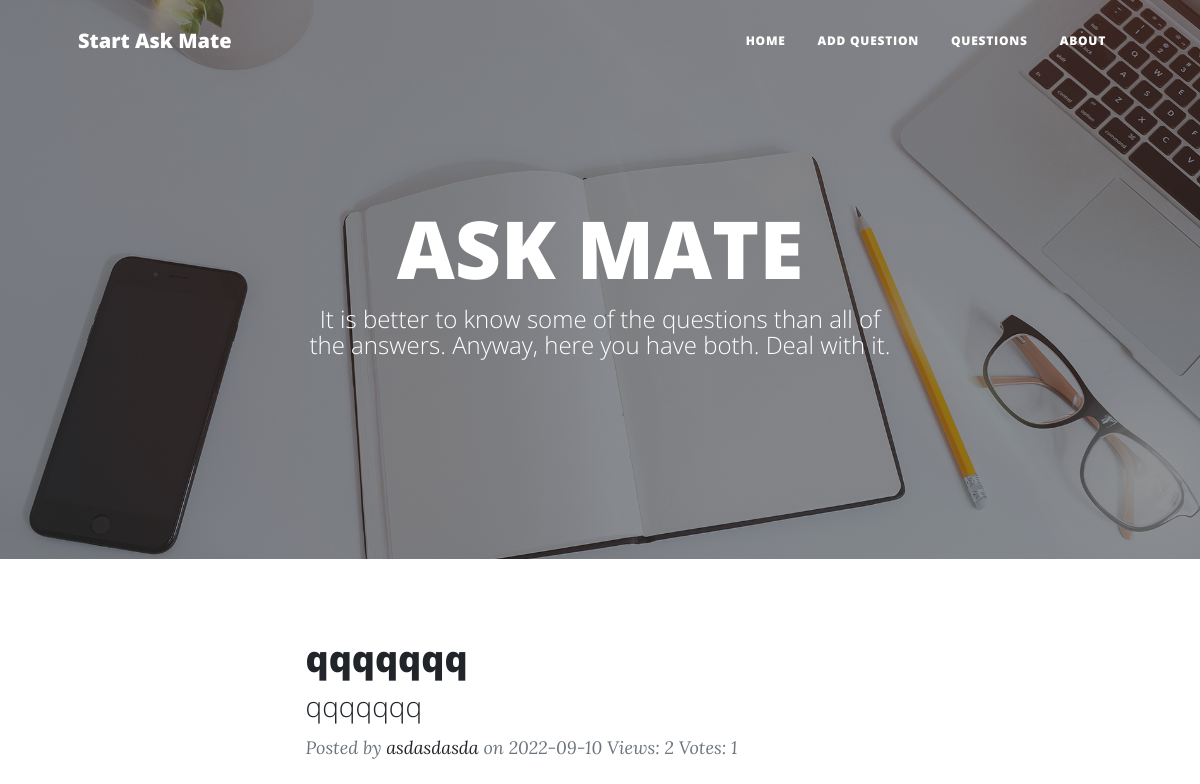
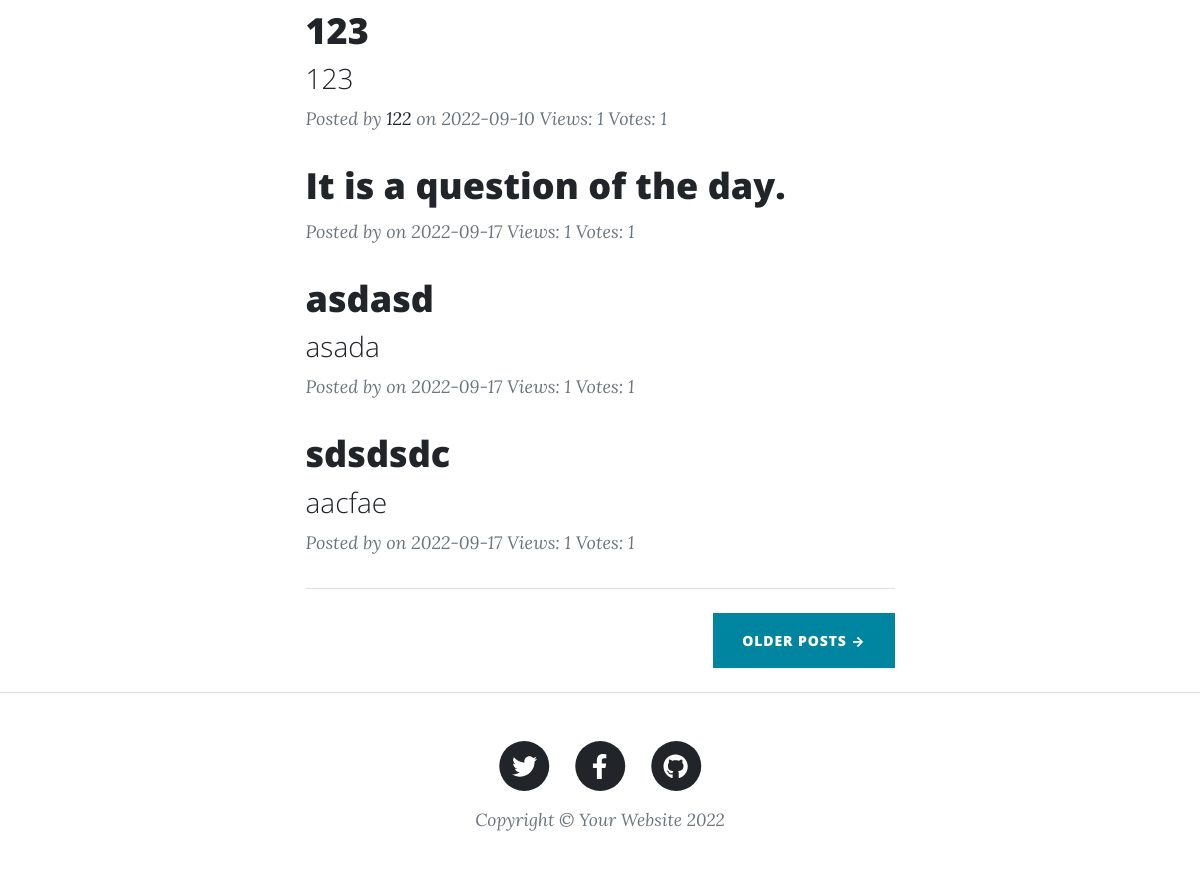
The page /index on the database as committed earlier (2 pictures, top to bottom).
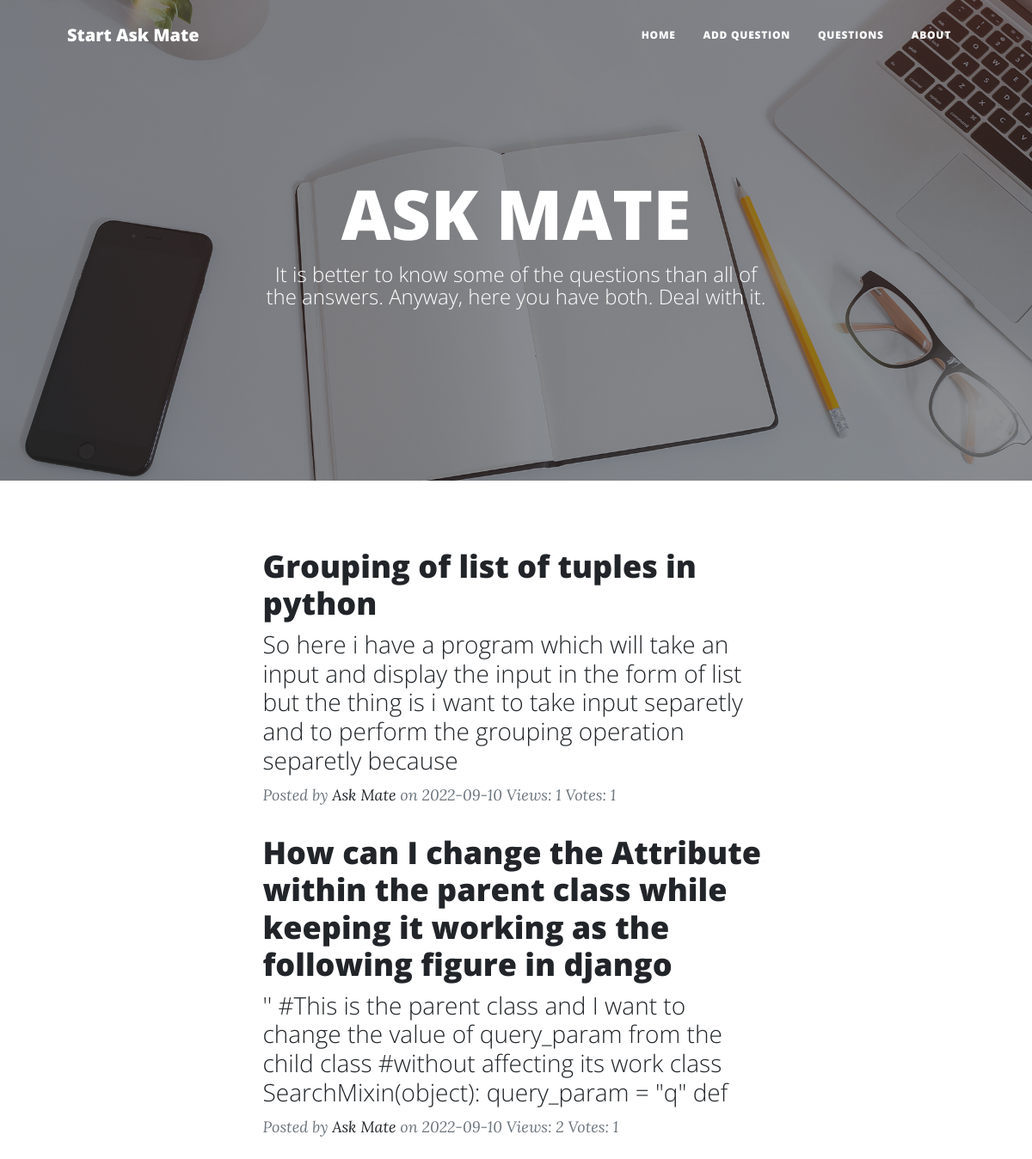
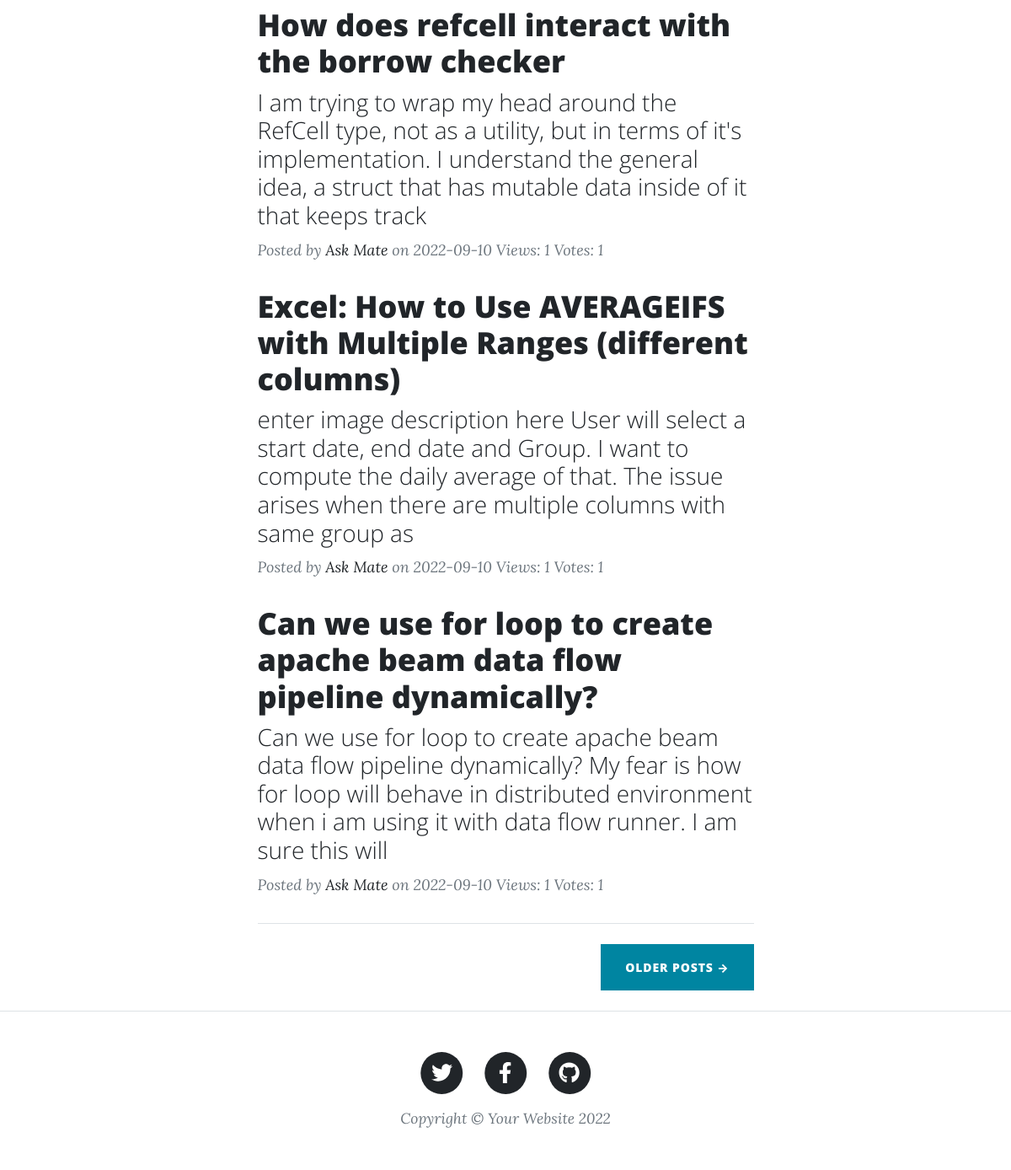
The same page on the database as committed later (2 pictures, top to bottom).
### app.py (models this page shows, shortened)
class Questions(db.Model):
    id = db.Column(db.Integer, primary_key=True)
    title = db.Column(db.String(200), nullable=False)
    content = db.Column(db.String(1000), nullable=False)
    author = db.Column(db.String(200), nullable=False)
    user_id = db.Column(db.Integer)
    date_created = db.Column(db.DateTime, default=datetime.utcnow())
    view_number = db.Column(db.Integer, default=1)
    vote_number = db.Column(db.Integer, default=1)
    image_path = db.Column(db.String(200), nullable=False)

### app.py (the view)
@app.route("/", methods=['POST', 'GET'])
@app.route("/index", methods=['POST', 'GET'])
def index():
    if request.method == 'POST':
        task_title = request.form['title']
        task_content = request.form['content']
        task_author = request.form['author']
        new_task = Questions(content=task_content, title=task_title, author=task_author)
        try:
            db.session.add(new_task)
            db.session.commit()
            return redirect('/')
        except:
            return 'There was an issue adding your task'
    else:
        tasks = Questions.query.order_by(Questions.date_created).all()
        return render_template('index.html', tasks=tasks)

### templates/index.html (shortened to what this page needs)
<!DOCTYPE html>
<html lang="en">
<head>
    <link href="{{ url_for('static', filename='css/styles.css') }}" rel="stylesheet"/>
</head>
<body>
<nav class="navbar navbar-expand-lg navbar-light" id="mainNav">
    <div class="container px-4 px-lg-5">
        <a class="navbar-brand" href="/index">Start Ask Mate</a>
        <div class="collapse navbar-collapse" id="navbarResponsive">
            <ul class="navbar-nav ms-auto py-4 py-lg-0">
                <li class="nav-item"><a class="nav-link px-lg-3 py-3 py-lg-4" href="/index">Home</a></li>
                <li class="nav-item"><a class="nav-link px-lg-3 py-3 py-lg-4" href="/add_question">Add Question</a></li>
                <li class="nav-item"><a class="nav-link px-lg-3 py-3 py-lg-4" href="/questions">Questions</a></li>
                <li class="nav-item"><a class="nav-link px-lg-3 py-3 py-lg-4" href="/about">About</a></li>
            </ul>
        </div>
    </div>
</nav>
<header class="masthead" style="background-image: url('{{ url_for('static', filename='assets/img/home-bg.jpg') }}')">
    <div class="container position-relative px-4 px-lg-5">
        <div class="row gx-4 gx-lg-5 justify-content-center">
            <div class="col-md-10 col-lg-8 col-xl-7">
                <div class="site-heading">
                    <h1>ASK MATE</h1>
                    <span class="subheading">It is better to know some of the questions than all of the answers.
                        Anyway, here you have both. Deal with it.</span>
                </div>
            </div>
        </div>
    </div>
</header>
<div class="container px-4 px-lg-5">
    <div class="row gx-4 gx-lg-5 justify-content-center">
        <div class="col-md-10 col-lg-8 col-xl-7">
            {% for task in tasks %}
            <div class="post-preview">
                <a href="question/{{task.id}}">
                    <h2 class="post-title">{{ task.title }}</h2>
                    <h3 class="post-subtitle">{{ task.content }}</h3>
                </a>
                <p class="post-meta">
                    Posted by
                    <a href="#!">{{task.author}}</a>
                    on {{ task.date_created.date() }}
                    Views: {{ task.view_number }} Votes: {{ task.vote_number }}
                </p>
            </div>
            {% endfor %}
            <hr class="my-4"/>
            <div class="d-flex justify-content-end mb-4"><a class="btn btn-primary text-uppercase" href="#!">Older Posts
                →</a></div>
        </div>
    </div>
</div>
<footer class="border-top">
    <div class="container px-4 px-lg-5">
        <div class="row gx-4 gx-lg-5 justify-content-center">
            <div class="col-md-10 col-lg-8 col-xl-7">
                <ul class="list-inline text-center">
                    <li class="list-inline-item">
                        <a href="#!">
                                    <span class="fa-stack fa-lg">
                                        <i class="fas fa-circle fa-stack-2x"></i>
                                        <i class="fab fa-twitter fa-stack-1x fa-inverse"></i>
                                    </span>
                        </a>
                    </li>
                    <li class="list-inline-item">
                        <a href="#!">
                                    <span class="fa-stack fa-lg">
                                        <i class="fas fa-circle fa-stack-2x"></i>
                                        <i class="fab fa-facebook-f fa-stack-1x fa-inverse"></i>
                                    </span>
                        </a>
                    </li>
                    <li class="list-inline-item">
                        <a href="#!">
                                    <span class="fa-stack fa-lg">
                                        <i class="fas fa-circle fa-stack-2x"></i>
                                        <i class="fab fa-github fa-stack-1x fa-inverse"></i>
                                    </span>
                        </a>
                    </li>
                </ul>
                <div class="small text-center text-muted fst-italic">Copyright &copy; Your Website 2022</div>
            </div>
        </div>
    </div>
</footer>
</body>
</html>

Rows that differ between the two databases and show on the page:
removed Questions: title "qqqqqqq", content "qqqqqqq", author "asdasdasda", date_created "2022-09-10", view_number "2", vote_number "1"
removed Questions: title "123", content "123", author "122", date_created "2022-09-10", view_number "1", vote_number "1"
removed Questions: title "It is a question of the day.", date_created "2022-09-17", view_number "1", vote_number "1"
removed Questions: title "asdasd", content "asada", date_created "2022-09-17", view_number "1", vote_number "1"
removed Questions: title "sdsdsdc", content "aacfae", date_created "2022-09-17", view_number "1", vote_number "1"
added Questions: title "Grouping of list of tuples in python", content "So here i have a program which will take an input and display the input in the form of list but the thing is i want to take input separetly and to perform the grouping operation separetly because", author "Ask Mate", date_created "2022-09-10", view_number "1", vote_number "1"
added Questions: title "How can I change the Attribute within the parent class while keeping it working as the following figure in django", content "'' #This is the parent class and I want to change the value of query_param from the child class #without affecting its work class SearchMixin(object): query_param = \"q\" def", author "Ask Mate", date_created "2022-09-10", view_number "2", vote_number "1"
added Questions: title "How does refcell interact with the borrow checker", content "I am trying to wrap my head around the RefCell type, not as a utility, but in terms of it's implementation. I understand the general idea, a struct that has mutable data inside of it that keeps track", author "Ask Mate", date_created "2022-09-10", view_number "1", vote_number "1"
added Questions: title "Excel: How to Use AVERAGEIFS with Multiple Ranges (different columns)", content "enter image description here User will select a start date, end date and Group. I want to compute the daily average of that. The issue arises when there are multiple columns with same group as", author "Ask Mate", date_created "2022-09-10", view_number "1", vote_number "1"
added Questions: title "Can we use for loop to create apache beam data flow pipeline dynamically?", content "Can we use for loop to create apache beam data flow pipeline dynamically? My fear is how for loop will behave in distributed environment when i am using it with data flow runner. I am sure this will", author "Ask Mate", date_created "2022-09-10", view_number "1", vote_number "1"
